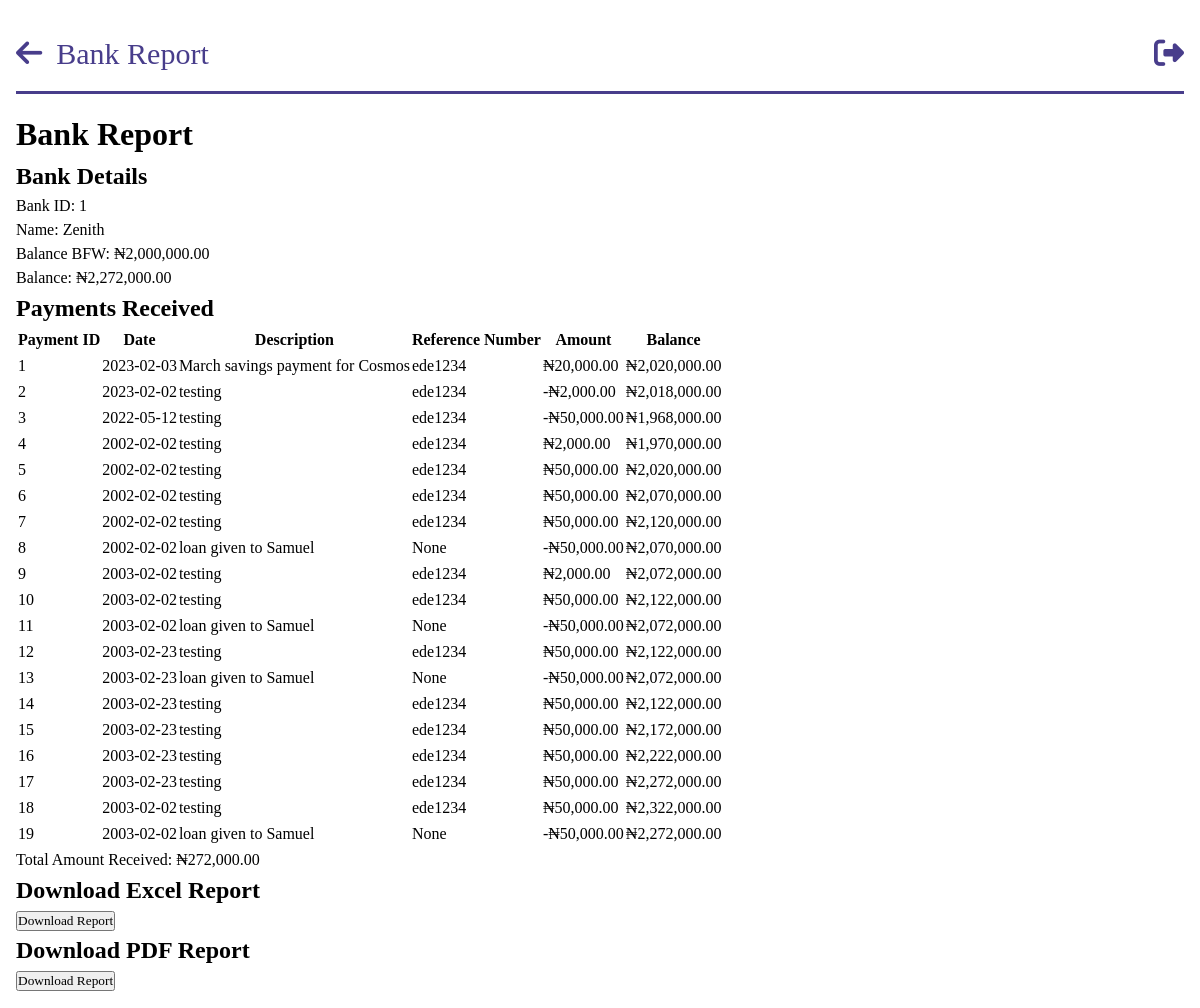
/bank_report/1 (signed in), run on an earlier commit of the app's database.
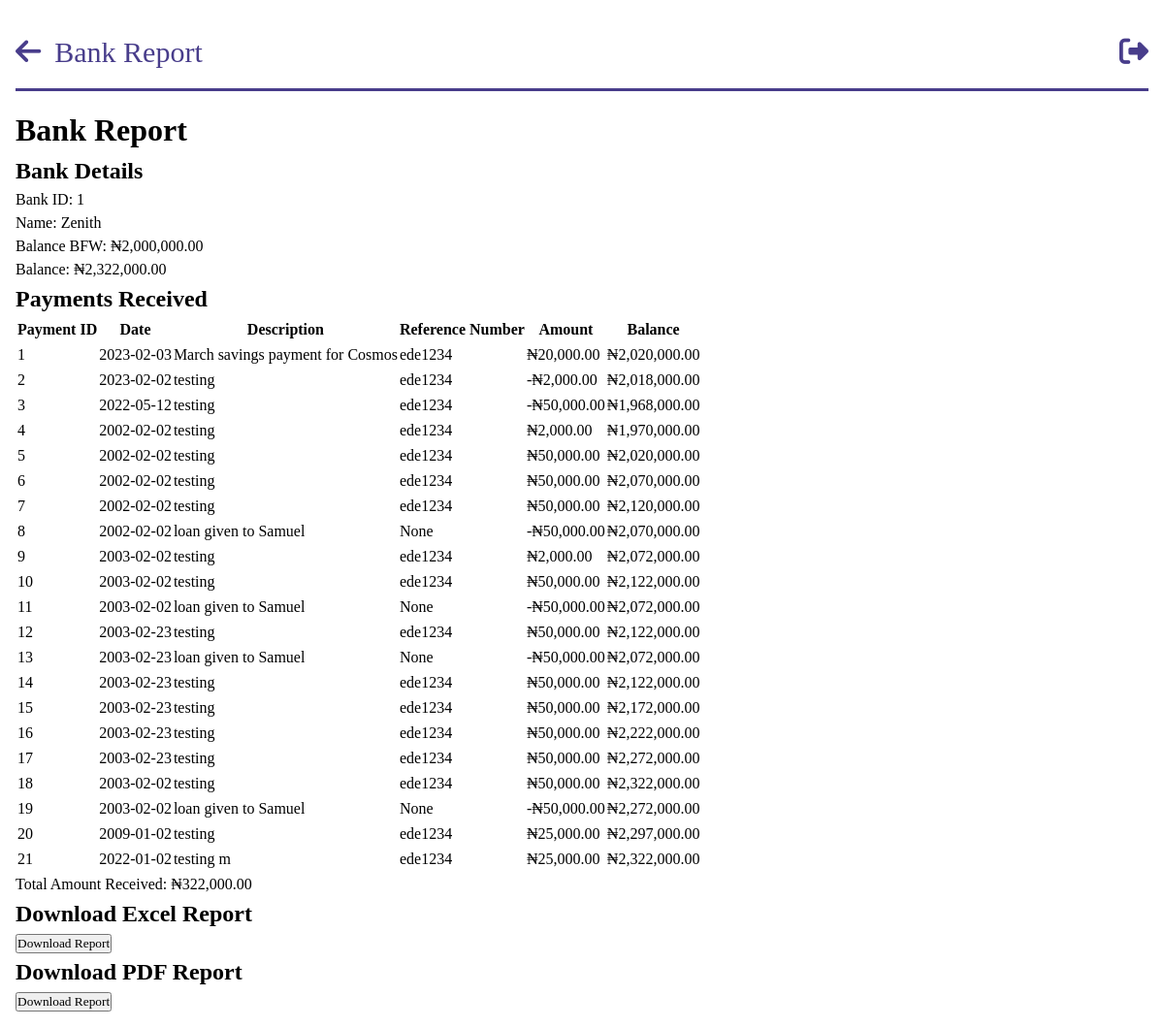
And on a later commit of the database.
### models.py (models this page shows, shortened)
class Bank(db.Model):
    __tablename__ = "banks"
    id = db.Column(db.Integer, primary_key=True)
    name = db.Column(db.String, nullable=False, unique=True)
    balance_bfd = db.Column(db.Float, default=0.0)
    new_balance = db.Column(db.Float, default=0.0)
    payments = db.relationship("BankPayment", backref="bank")

class BankPayment(db.Model):
    __tablename__ = "bank_payments"
    id = db.Column(db.Integer, primary_key=True)
    amount = db.Column(db.Float, nullable=False)
    exact_date = db.Column(db.DateTime, nullable=False, default=datetime.utcnow)
    date = db.Column(db.Date, nullable=False)
    person_id = db.Column(
        db.Integer, db.ForeignKey("persons.id"), nullable=True, index=True
    )
    company_id = db.Column(
        db.Integer, db.ForeignKey("companies.id"), nullable=True, index=True
    )
    description = db.Column(db.String, nullable=True)
    ref_no = db.Column(db.String)
    bank_balance = db.Column(db.Float, nullable=True)
    bank_id = db.Column(
        db.Integer, db.ForeignKey("banks.id"), nullable=True, index=True
    )

### app.py (the view)
@app.route("/bank_report/<bank_id>")
@login_required
@role_required(["Admin", "Secretary", "Sub-Admin"])
def individual_bank_report(bank_id):
    bank = query.get_bank(bank_id)
    payments = bank.payments
    total_amount = sum(payment.amount for payment in payments)
    return render_template(
        "query/bank_report.html",
        bank=bank,
        payments=payments,
        total_amount=total_amount,
    )

### app.py (called while the page is built)
@login_manager.user_loader
def load_user(person_id):
    return Person.query.get(person_id)

def role_required(roles_required):
    def decorator(view_func):
        @wraps(view_func)
        def wrapper(*args, **kwargs):
            if not current_user.is_authenticated:
                flash("You must be logged in to access this page.", "error")
                return redirect(url_for("login"))
            user_role = current_user.role
            if user_role.name not in roles_required:
                flash("You don't have the required role to access this page.", "error")
                return redirect(
                    url_for("dashboard")
                )  # Change this to your desired redirect
            return view_func(*args, **kwargs)
        return wrapper
    return decorator

@app.before_request
def before_request():
    g.user = current_user

@app.template_filter("currency")
@login_required
def currency(value):
    modified_value = format_currency(value)  # Modify the value as needed
    return modified_value

### queries.py (called while the page is built)
    def get_bank(self, bank_id):
        bank = Bank.query.get(bank_id)
        return bank

### templates/query/bank_report.html (shortened to what this page needs)
{%extends 'base.html' %}
{% block header%}
Bank Report
{% endblock  %}
{% block anchor%}
<a href="{{ url_for('queries') }}" id='arrow'><i class="fa-solid fa-arrow-left"></i></a>
{% endblock  %}
{%block content%}
    <h1>Bank Report</h1>
    <h2>Bank Details</h2>
    <p>Bank ID: {{ bank.id }}</p>
    <p>Name: {{ bank.name }}</p>
    <p>Balance BFW: {{ bank.balance_bfd | currency}}</p>
    <p>Balance: {{ bank.new_balance | currency}}</p>
    <h2>Payments Received</h2>
    <table>
        <thead>
            <tr>
                <th>Payment ID</th>
                <th>Date</th>
                <th>Description</th>
                <th>Reference Number</th>
                <th>Amount</th>
                <th>Balance</th>
            </tr>
        </thead>
        <tbody>
            {% for payment in payments %}
            <tr>
                <td>{{ payment.id }}</td>
                <td>{{ payment.date }}</td>
                <td>{{ payment.description}}</td>
                <td>{{ payment.ref_no}}</td>
                <td>{{ payment.amount | currency }}</td>
                <td>{{ payment.bank_balance | currency}}</td>
            </tr>
            {% endfor %}
        </tbody>
    </table>
    <p>Total Amount Received: {{ total_amount | currency }}</p>
    <h2>Download Excel Report</h2>
    <button id="downloadExcelButton">Download Report</button>
    <h2>Download PDF Report</h2>
    <button id="downloadPdfButton">Download Report</button>
</body>
{%endblock%}

What changed in the data, as far as the page shows it:
changed Bank "Zenith": new_balance "₦2,272,000.00" → "₦2,322,000.00"
added BankPayment: id "20", date "2009-01-02", description "testing", ref_no "ede1234", amount "₦25,000.00", bank_balance "₦2,297,000.00"
added BankPayment: id "21", date "2022-01-02", description "testing m", ref_no "ede1234", amount "₦25,000.00", bank_balance "₦2,322,000.00"
Also different on the page:
{{ total_amount | currency }}: "₦272,000.00" → "₦322,000.00"
